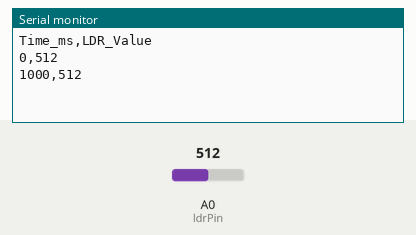
A sketch run on a simulated Arduino Uno, built with avr-gcc and run on an emulated ATmega328P. Shown: the last lines printed to the serial monitor. Inputs (shaded band) come from the test bench; at power-on: A0 (ldrPin) = 512.

Above: at 1.8 s.
1.9 s: A0 (ldrPin) set to 716
At 2.8 s:
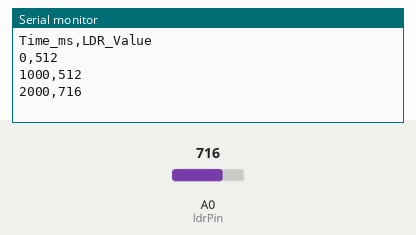
3.4 s: A0 (ldrPin) set to 900
At 4.8 s:
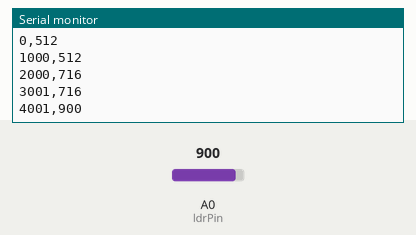
Timing chart, 0 to 6.4 s (numbered marks = the images above; inputs shaded):
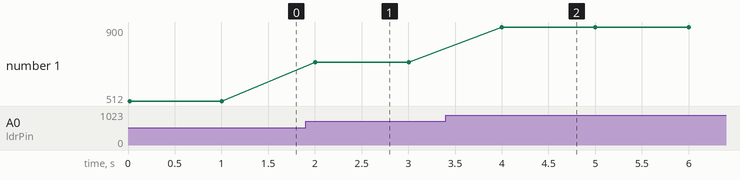

The sketch:

ldr_logger.ino
```cpp
// LDR Sensor Data Logger
// Hardware: Arduino Uno, LDR, 10k ohm resistor
// Wiring: 5V -> LDR -> A0 -> 10k resistor -> GND

const int ldrPin = A0;

void setup() {
  Serial.begin(9600);
  Serial.println("Time_ms,LDR_Value");
}

void loop() {
  unsigned long timeMs = millis();
  int ldrValue = analogRead(ldrPin);

  Serial.print(timeMs);
  Serial.print(",");
  Serial.println(ldrValue);

  delay(1000); // approximately one reading per second
}
```

Measured:
- after the input at 1.9 s, the serial monitor: prints a new line after 0.10 s (image 1)
- after the input at 3.4 s, the serial monitor: prints a new line after 0.60 s (image 2)
- plotted number 1: 512 → 716 after the input at 1.9 s, 716 → 900 after the input at 3.4 s
